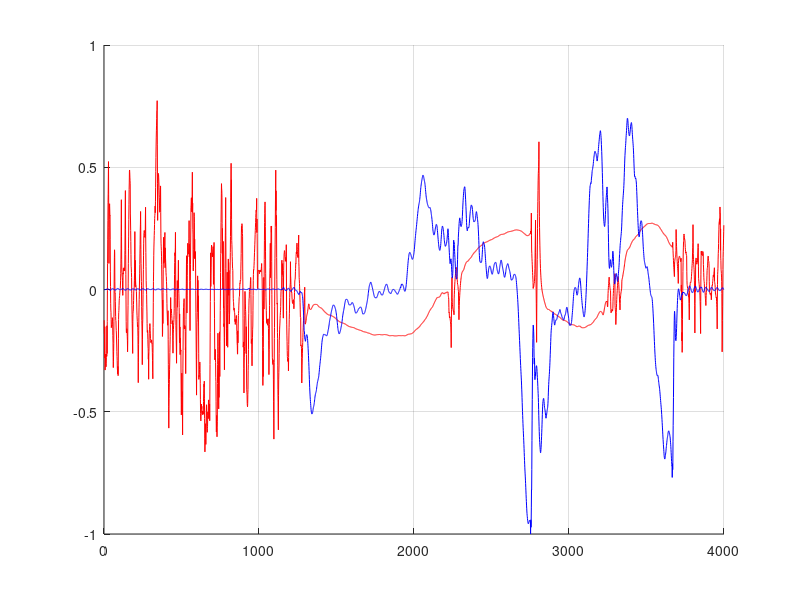

Recreate this plot in MATLAB.
%%
clear,clc,close all

Data = [-0.1257, -3;
-0.1784, -6;
-0.1838, -6;
-0.2803, -7;
-0.1518, -6;
-0.2496, -7;
-0.3295, -5;
-0.3120, -1;
-0.3003, 0;
-0.2762, 0;
-0.2641, 1;
-0.2944, 2;
-0.3162, 4;
-0.3023, 5;
-0.2781, 5;
-0.2658, 7;
-0.2641, 8;
-0.2734, 9;
-0.1482, 10;
-0.2620, 10;
-0.1312, 11;
-0.0030, 13;
0.1071, 15;
0.2061, 15;
0.2811, 15;
0.3556, 17;
0.3938, 16;
0.4601, 13;
0.5232, 11;
0.3898, 10;
0.2525, 7;
0.1067, 4;
0.2139, -1;
0.2853, -3;
0.3333, -8;
0.3508, -12;
0.3294, -15;
0.3030, -19;
0.3045, -21;
0.2060, -21;
0.0752, -21;
0.0125, -18;
-0.0561, -15;
-0.0840, -11;
-0.0930, -8;
-0.1227, -2;
-0.1561, 2;
-0.1554, 6;
-0.1466, 10;
-0.1492, 13;
-0.1426, 16;
-0.1312, 18;
-0.1252, 20;
-0.1152, 21;
-0.1197, 21;
-0.1414, 20;
-0.1887, 20;
-0.2151, 19;
-0.2789, 16;
-0.3194, 15;
-0.2939, 12;
-0.2546, 9;
-0.2210, 7;
-0.1316, 4;
-0.0150, 2;
0.0713, 0;
0.1314, -5;
0.1624, -7;
0.1494, -9;
0.0314, -11;
-0.0158, -13;
-0.0146, -14;
-0.0480, -16;
-0.0754, -13;
-0.1099, -10;
-0.1269, -8;
-0.1289, -7;
-0.1536, -3;
-0.1678, 0;
-0.1821, 2;
-0.2064, 6;
-0.2270, 9;
-0.2543, 12;
-0.2738, 18;
-0.2911, 21;
-0.3222, 22;
-0.3299, 25;
-0.3450, 27;
-0.3343, 25;
-0.3148, 25;
-0.3525, 23;
-0.3047, 23;
-0.2017, 20;
-0.1227, 16;
-0.0942, 10;
-0.0867, 7;
-0.0665, 2;
-0.0465, 0;
-0.0368, -2;
-0.0303, -2;
-0.0243, -3;
-0.0139, -5;
-0.0037, -6;
0.0009, -8;
0.0034, -8;
0.0183, -8;
0.0382, -7;
0.0662, -8;
0.1079, -6;
0.1663, -4;
0.2687, -2;
0.3672, 2;
0.2179, 3;
0.1218, 6;
0.0834, 10;
0.0687, 14;
0.0544, 16;
0.0500, 18;
0.0361, 18;
-0.0164, 21;
-0.0240, 23;
-0.0221, 24;
0.0683, 22;
0.0628, 20;
0.0865, 17;
0.0796, 15;
0.0832, 12;
0.0765, 6;
0.0892, 1;
0.0844, -2;
0.0801, -4;
0.0765, -8;
0.0765, -13;
0.1002, -15;
0.1600, -16;
0.2482, -18;
0.3408, -19;
0.4046, -20;
0.2466, -19;
0.1427, -16;
0.0605, -13;
-0.0426, -10;
-0.1299, -7;
-0.1735, -2;
-0.1771, 3;
-0.1705, 6;
-0.1603, 11;
-0.1613, 14;
-0.1741, 16;
-0.1926, 18;
-0.2088, 21;
-0.2549, 20;
-0.2187, 22;
-0.1126, 22;
-0.0665, 21;
0.0229, 19;
0.1068, 16;
0.1691, 14;
0.2184, 11;
0.2870, 8;
0.3465, 5;
0.4095, 0;
0.4358, -2;
0.4834, -4;
0.4888, -8;
0.4788, -10;
0.4594, -11;
0.4465, -13;
0.4321, -15;
0.3089, -14;
0.2842, -14;
0.2419, -15;
0.1968, -14;
0.1440, -12;
0.0954, -9;
0.0877, -5;
0.0694, -3;
0.0494, 0;
-0.0174, 3;
-0.0656, 8;
-0.1019, 11;
-0.1394, 15;
-0.1736, 15;
-0.2226, 18;
-0.2614, 18;
-0.1307, 19;
-0.0989, 20;
-0.0910, 21;
-0.0837, 19;
-0.0612, 18;
-0.0450, 15;
-0.0098, 13;
0.0023, 10;
0.0022, 7;
0.0128, 4;
0.0375, 1;
0.0691, -3;
0.1422, -6;
0.2369, -9;
0.1239, -10;
0.0106, -13;
0.1196, -12;
0.0604, -12;
0.0311, -11;
0.0198, -11;
0.0182, -8;
0.0085, -6;
0.0054, -2;
-0.0077, 0;
-0.0347, 3;
-0.0550, 6;
-0.0877, 9;
-0.1055, 12;
-0.1207, 16;
-0.1307, 18;
-0.1515, 19;
-0.1460, 20;
-0.1539, 21;
-0.1931, 21;
-0.2776, 21;
-0.3810, 19;
-0.2977, 17;
-0.2250, 15;
-0.1668, 12;
-0.1132, 9;
-0.0750, 5;
-0.0403, 2;
-0.0072, 0;
0.0349, -1;
0.0640, -4;
0.1021, -7;
0.1488, -8;
0.1839, -11;
0.2424, -11;
0.2662, -12;
0.3191, -13;
0.2565, -13;
0.1643, -13;
0.1065, -9;
0.0795, -7;
0.0325, -3;
0.0177, 0;
-0.0688, 4;
-0.1261, 9;
-0.1531, 13;
-0.1976, 15;
-0.3074, 17;
-0.2042, 19;
-0.1408, 21;
-0.1242, 21;
-0.0728, 22;
-0.0212, 21;
0.0305, 19;
0.0815, 18;
0.1378, 15;
0.1896, 12;
0.2194, 9;
0.2323, 7;
0.2395, 5;
0.2416, 2;
0.2350, 2;
0.2294, 0;
0.2152, -3;
0.2176, -6;
0.2124, -9;
0.2177, -12;
0.2888, -14;
0.3365, -15;
0.2174, -15;
0.1512, -15;
0.0944, -14;
0.0365, -11;
0.0094, -9;
0.0086, -5;
-0.0214, 0;
-0.0630, 5;
-0.0917, 8;
-0.1393, 12;
-0.1752, 14;
-0.1737, 17;
-0.1674, 21;
-0.1814, 22;
-0.2040, 22;
-0.2347, 21;
-0.2417, 19;
-0.2852, 17;
-0.2624, 14;
-0.3670, 12;
-0.2749, 8;
-0.2529, 5;
-0.2069, 3;
-0.1790, 2;
-0.1647, 0;
-0.1647, 0;
-0.1515, 0;
-0.1394, -1;
-0.1496, -2;
-0.1663, -2;
-0.1817, -2;
-0.2013, -3;
-0.2081, -4;
-0.2161, -2;
-0.2177, -2;
-0.2150, -2;
-0.2094, -2;
-0.2146, 0;
-0.2060, 1;
-0.2091, 5;
-0.2203, 8;
-0.2185, 10;
-0.2359, 13;
-0.2573, 15;
-0.2907, 16;
-0.3382, 19;
-0.3651, 21;
-0.2617, 22;
-0.1551, 22;
-0.0541, 21;
0.0327, 19;
0.0754, 16;
0.1402, 14;
0.1736, 11;
0.1981, 7;
0.2205, 5;
0.2410, 0;
0.2662, -3;
0.2907, -5;
0.3034, -7;
0.3121, -9;
0.3415, -10;
0.3142, -11;
0.3613, -12;
0.4165, -11;
0.4831, -10;
0.5397, -8;
0.5832, -6;
0.6200, -4;
0.6490, -1;
0.6724, 1;
0.6990, 4;
0.7316, 7;
0.7359, 9;
0.7723, 10;
0.5915, 12;
0.4343, 12;
0.2827, 14;
0.3523, 14;
0.4057, 16;
0.4440, 16;
0.4751, 17;
0.4723, 16;
0.4695, 15;
0.4565, 14;
0.4404, 14;
0.4180, 11;
0.3901, 10;
0.3753, 8;
0.3453, 6;
0.3210, 3;
0.3159, 0;
0.3200, -3;
0.3343, -5;
0.3508, -7;
0.4227, -10;
0.4235, -10;
0.3154, -7;
0.2273, -7;
0.1896, -3;
0.1744, -3;
0.1604, 0;
0.1362, 1;
0.1011, 5;
0.0515, 9;
-0.0055, 11;
-0.0397, 13;
-0.0818, 16;
-0.1921, 18;
-0.1767, 19;
-0.0426, 19;
-0.1391, 20;
-0.0129, 19;
0.0814, 18;
0.1465, 16;
0.2134, 16;
0.1078, 14;
0.1071, 13;
0.1144, 8;
0.1114, 7;
0.1138, 6;
0.1243, 4;
0.1772, 2;
0.2205, 1;
0.2333, 0;
0.0890, -1;
0.1704, 0;
0.1436, 0;
0.1271, -1;
0.1108, -3;
0.0927, -3;
0.0701, -2;
0.0576, -1;
0.0530, 1;
0.0321, 3;
0.0187, 6;
-0.0152, 7;
-0.0565, 5;
-0.0891, 7;
-0.1001, 9;
-0.1245, 12;
-0.1324, 13;
-0.1463, 14;
-0.1346, 14;
-0.0867, 15;
-0.2054, 13;
-0.3058, 13;
-0.3847, 12;
-0.4796, 10;
-0.5669, 5;
-0.4881, 2;
-0.4459, 0;
-0.4026, -2;
-0.3675, -4;
-0.3259, -3;
-0.2968, -4;
-0.2578, -6;
-0.2264, -6;
-0.1925, -6;
-0.1436, -9;
-0.1042, -9;
-0.0330, -9;
-0.0761, -8;
-0.0869, -6;
-0.0834, -5;
-0.0801, -2;
-0.0850, 0;
-0.0988, 2;
-0.1075, 4;
-0.1185, 6;
-0.1414, 9;
-0.1415, 10;
-0.1301, 13;
-0.1277, 14;
-0.1865, 14;
-0.2148, 15;
-0.2604, 14;
-0.2092, 14;
-0.1784, 13;
-0.1642, 15;
-0.1457, 14;
-0.1341, 11;
-0.1233, 7;
-0.1059, 4;
-0.0789, 3;
-0.0098, 2;
0.0605, -1;
0.1108, -5;
0.1504, -7;
0.1383, -10;
0.1431, -12;
0.1716, -12;
0.2339, -12;
0.1001, -9;
-0.0336, -6;
-0.1466, -2;
-0.1771, 1;
-0.2100, 4;
-0.2472, 8;
-0.3016, 11;
-0.2146, 11;
-0.1233, 12;
-0.0901, 12;
-0.0458, 12;
0.0365, 11;
-0.0725, 9;
-0.0039, 5;
-0.0035, 0;
-0.0033, -1;
0.0249, -2;
0.0676, -4;
0.1197, -5;
0.0041, -6;
0.0037, -6;
-0.0172, -4;
-0.0437, -1;
-0.0736, 0;
-0.1677, 0;
-0.2171, 1;
-0.0998, 1;
-0.2175, 0;
-0.1530, 0;
-0.2665, 0;
-0.1981, 0;
-0.2451, 1;
-0.2413, 2;
-0.2524, 3;
-0.2480, 4;
-0.3538, 3;
-0.4423, 4;
-0.5130, 3;
-0.4720, 5;
-0.4229, 7;
-0.3420, 8;
-0.4403, 11;
-0.4209, 11;
-0.4176, 11;
-0.5099, 9;
-0.5948, 9;
-0.4329, 11;
-0.3214, 10;
-0.2487, 8;
-0.1660, 5;
-0.1085, 0;
-0.0741, 0;
-0.0682, -2;
-0.0539, -4;
-0.0407, -6;
-0.0375, -5;
-0.1601, -5;
-0.1473, -4;
-0.1524, -3;
-0.1611, -3;
-0.1482, -2;
-0.1521, -1;
-0.1723, 0;
-0.2471, 2;
-0.2373, 2;
-0.3440, 2;
-0.2625, 2;
-0.1231, 2;
-0.0424, 1;
0.0238, 4;
0.1043, 5;
0.1382, 4;
0.0319, 4;
-0.0963, 5;
-0.0257, 6;
0.0573, 7;
0.1023, 6;
0.1374, 6;
0.1892, 5;
0.1873, 5;
0.1723, 4;
0.1585, 5;
0.1458, 5;
0.1455, 4;
0.1452, 2;
0.1666, 0;
0.2100, -1;
0.2817, 0;
0.1335, 0;
0.1857, -2;
0.1708, -2;
0.0315, -3;
-0.0632, -1;
-0.1680, 0;
-0.0433, 0;
0.0362, 0;
0.1034, 1;
0.1903, 2;
0.2554, 3;
0.3349, 5;
0.3452, 8;
0.3716, 8;
0.3753, 8;
0.3453, 9;
0.3177, 9;
0.3393, 9;
0.3344, 9;
0.4076, 8;
0.4798, 11;
0.3157, 12;
0.3533, 12;
0.2464, 12;
0.2267, 11;
0.0829, 9;
0.0763, 6;
0.0898, 5;
0.1258, 4;
0.1639, 0;
0.2137, 0;
0.3143, 1;
0.2991, 0;
0.2751, 0;
0.1275, -1;
0.2058, -1;
0.1265, 0;
0.1360, -1;
0.1395, 0;
0.1284, 0;
0.1552, 0;
0.0841, 1;
-0.0044, 1;
-0.0951, 1;
-0.1736, 1;
-0.2583, 2;
-0.3375, 3;
-0.4320, 5;
-0.2861, 5;
-0.1905, 5;
-0.1347, 5;
-0.1239, 6;
-0.0927, 4;
-0.0356, 3;
0.0558, 3;
-0.0743, 3;
0.0377, 1;
-0.0910, 0;
-0.0367, -1;
-0.0258, 0;
-0.1494, -2;
-0.2631, -2;
-0.3677, -3;
-0.3515, -2;
-0.3568, -1;
-0.3462, -1;
-0.3277, -1;
-0.3114, 0;
-0.2964, 0;
-0.3040, 1;
-0.3397, 3;
-0.3831, 3;
-0.4510, 3;
-0.5060, 5;
-0.5330, 5;
-0.5374, 6;
-0.5202, 6;
-0.5090, 7;
-0.4683, 8;
-0.4811, 8;
-0.4873, 7;
-0.4777, 6;
-0.5023, 5;
-0.5048, 5;
-0.5077, 4;
-0.4967, 3;
-0.5009, 1;
-0.5130, 1;
-0.5115, 0;
-0.4977, 1;
-0.5094, 0;
-0.4973, 0;
-0.4576, -2;
-0.4271, -2;
-0.3929, 0;
-0.3872, 0;
-0.3978, 0;
-0.3748, 1;
-0.4472, 2;
-0.5271, 2;
-0.6106, 3;
-0.6641, 3;
-0.6404, 3;
-0.6066, 4;
-0.5725, 5;
-0.5489, 6;
-0.5521, 7;
-0.6336, 8;
-0.5829, 8;
-0.5424, 8;
-0.4990, 8;
-0.4713, 8;
-0.4751, 7;
-0.5389, 5;
-0.5548, 3;
-0.5698, 4;
-0.5841, 3;
-0.5689, 3;
-0.5605, 2;
-0.5157, 1;
-0.5002, -1;
-0.5230, -2;
-0.5282, -1;
-0.4932, -1;
-0.4610, -1;
-0.4515, 0;
-0.4694, 1;
-0.4874, 1;
-0.5270, 1;
-0.4849, 1;
-0.5089, 2;
-0.4682, 1;
-0.5368, 0;
-0.4153, 2;
-0.3067, 2;
-0.1761, 2;
-0.0485, 2;
0.0666, 1;
0.1499, 2;
0.0122, 2;
0.0559, 2;
0.0885, 2;
0.1370, 3;
0.1714, 4;
0.1816, 5;
0.1671, 6;
0.1650, 5;
0.1572, 5;
0.1446, 5;
0.1330, 5;
0.1405, 5;
0.1489, 5;
0.1370, 3;
0.1666, 4;
0.1755, 1;
0.1615, 0;
0.0229, -1;
0.0211, -3;
0.0822, -2;
0.1581, 0;
0.1925, 0;
0.0514, 0;
-0.0497, 0;
-0.1199, 3;
-0.2271, 4;
-0.2876, 4;
-0.2759, 4;
-0.2538, 5;
-0.2449, 5;
-0.2768, 4;
-0.2993, 5;
-0.3611, 4;
-0.3769, 1;
-0.4592, 0;
-0.5481, 0;
-0.5829, 0;
-0.5495, 0;
-0.5149, 0;
-0.5623, 2;
-0.6024, 4;
-0.5630, 5;
-0.5403, 5;
-0.3846, 5;
-0.3068, 4;
-0.2626, 3;
-0.1788, 2;
-0.2327, 0;
-0.2769, 0;
-0.2918, 0;
-0.3941, -2;
-0.4883, -3;
-0.3431, 0;
-0.4414, 0;
-0.3590, -1;
-0.2968, 0;
-0.1732, 0;
-0.2627, 0;
-0.3560, 3;
-0.2132, 4;
-0.1739, 5;
-0.0858, 5;
-0.0305, 6;
0.0697, 7;
0.1466, 8;
0.1977, 10;
0.2741, 10;
0.3289, 7;
0.3937, 7;
0.4330, 3;
0.4109, 6;
0.4059, 4;
0.3779, 4;
0.2690, 5;
0.1476, 4;
0.2501, 7;
0.1331, 6;
0.0483, 8;
0.0012, 9;
0.0897, 11;
0.1968, 11;
0.0554, 13;
-0.0747, 12;
-0.0687, 12;
-0.1518, 11;
-0.1396, 8;
-0.1481, 6;
-0.2204, 3;
-0.3284, 1;
-0.1961, -2;
-0.0844, -6;
-0.0020, -8;
0.0849, -9;
0.1612, -7;
0.2314, -4;
0.2904, -4;
0.3762, 0;
0.2205, 3;
0.0848, 5;
-0.0006, 7;
-0.0871, 8;
-0.1587, 7;
-0.2302, 7;
-0.1921, 7;
-0.0768, 3;
-0.0167, 3;
0.0708, 3;
-0.0606, -1;
-0.1585, 1;
-0.2363, 0;
-0.1021, 1;
-0.0939, 2;
0.0235, 4;
0.1250, 5;
-0.0040, 6;
0.1106, 8;
-0.0239, 9;
0.0779, 9;
-0.0169, 9;
-0.1412, 9;
-0.1299, 6;
-0.1037, 3;
-0.0841, 0;
-0.0303, -2;
0.0607, -5;
0.1000, -6;
0.1516, -5;
0.2167, -6;
0.3044, -5;
0.3747, -5;
0.4358, -2;
0.5162, 0;
0.3565, 3;
0.4486, 5;
0.2871, 7;
0.2013, 9;
0.1852, 9;
0.1650, 9;
0.1350, 10;
0.1162, 10;
0.0921, 10;
0.0847, 10;
0.0779, 10;
0.0016, 7;
0.0015, 6;
-0.0357, 8;
-0.0498, 5;
-0.0546, 5;
-0.0708, 6;
-0.0848, 6;
-0.0830, 7;
-0.0764, 7;
-0.0925, 4;
-0.0940, 3;
-0.0958, 4;
-0.1126, 1;
-0.1315, -2;
-0.1210, -4;
-0.1429, -6;
-0.1315, -5;
-0.1256, -5;
-0.1307, -4;
-0.1202, -4;
-0.1159, -2;
-0.1089, -2;
-0.1061, 0;
-0.1189, 2;
-0.1376, 3;
-0.1723, 3;
-0.1890, 5;
-0.2209, 6;
-0.2290, 8;
-0.2621, 10;
-0.2645, 11;
-0.1691, 10;
-0.2184, 9;
-0.1852, 8;
-0.1410, 6;
-0.1064, 5;
-0.0979, 6;
-0.0856, 3;
-0.0637, 3;
-0.0506, 2;
-0.0328, 1;
-0.0302, 0;
-0.0278, 0;
-0.0011, 1;
0.0130, 0;
0.0270, 0;
0.0248, 2;
0.0372, 1;
0.0343, 1;
0.0362, 0;
0.0406, -1;
0.0876, 0;
0.1158, 1;
0.1475, 0;
0.2192, 0;
0.2583, 1;
0.2376, 2;
0.2619, 2;
0.2692, 1;
0.2642, 3;
0.2484, 5;
0.2285, 6;
0.2182, 6;
0.0751, 9;
0.0063, 10;
-0.1199, 13;
-0.2360, 11;
-0.2270, 12;
-0.2146, 11;
-0.2149, 10;
-0.3234, 9;
-0.4232, 8;
-0.3007, 7;
-0.2767, 5;
-0.2546, 5;
-0.2342, 4;
-0.1056, 3;
-0.0086, 3;
-0.0079, 2;
-0.0306, 2;
-0.0556, 0;
-0.0816, 0;
-0.0908, -1;
-0.1206, 0;
-0.1481, 0;
-0.2619, 0;
-0.1524, 0;
-0.2659, 0;
-0.3703, 0;
-0.4107, 0;
-0.4225, 0;
-0.4320, 2;
-0.4656, 4;
-0.4754, 7;
-0.4796, 3;
-0.4670, 9;
-0.4296, 6;
-0.4084, 13;
-0.3325, 12;
-0.3059, 18;
-0.2444, 17;
-0.1249, 22;
-0.0974, 20;
-0.0639, 24;
-0.0382, 22;
-0.0351, 24;
-0.0077, 22;
0.0012, 24;
0.0011, 21;
0.0010, 16;
0.0066, 10;
0.0061, 6;
0.0196, 4;
0.0376, 3;
0.0494, 0;
0.0455, -1;
-0.0210, 0;
-0.1017, 0;
-0.2193, 2;
-0.2213, 1;
-0.2036, 0;
-0.2031, 2;
-0.2710, 2;
-0.3122, 4;
-0.2614, 2;
-0.2148, 3;
-0.1976, 3;
-0.1622, 5;
-0.1492, 6;
-0.0848, 8;
-0.0241, 7;
0.0377, 9;
0.0616, 8;
0.0812, 8;
0.0789, 9;
0.0858, 8;
0.0992, 8;
0.1138, 6;
0.1326, 7;
0.1519, 4;
0.1659, 2;
0.1852, 1;
0.2019, 1;
0.2243, 3;
0.2404, 0;
0.2551, 1;
0.2733, 0;
0.2949, -3;
0.3101, -4;
0.3233, -6;
0.3249, -6;
0.3192, -3;
0.3290, -2;
0.3728, -1;
0.2331, 0;
0.2886, 0;
0.2284, 2;
0.1412, 4;
0.0042, 8;
0.0039, 10;
0.0036, 12;
0.0486, 15;
0.0722, 14;
0.0773, 14;
0.0775, 13;
0.0770, 13;
0.0775, 13;
0.0797, 13;
0.0755, 10;
0.0765, 7;
0.0704, 6;
0.0648, 3;
0.0695, 3;
0.0743, 3;
0.0726, 3;
0.0793, 0;
0.0730, 0;
0.0775, 1;
0.0766, 0;
0.0758, 3;
0.0728, 3;
0.0802, 2;
0.0788, 2;
0.0869, 1;
0.0943, 1;
0.1064, 0;
0.0783, 0;
0.0524, 2;
0.0482, 3;
-0.0027, 4;
-0.0714, 3;
-0.1914, 4;
-0.2956, 5;
-0.3923, 7;
-0.2503, 8;
-0.3559, 8;
-0.2375, 9;
-0.1284, 10;
-0.0447, 10;
0.0494, 9;
-0.0802, 10;
0.0313, 9;
0.1234, 8;
0.1992, 7;
0.2743, 6;
0.3105, 3;
0.3443, 0;
0.3583, -4;
0.3164, -7;
0.2587, -7;
0.1570, -10;
0.0642, -11;
0.0143, -12;
-0.0315, -11;
-0.0594, -7;
-0.0851, -3;
-0.1166, 1;
-0.1362, 4;
-0.1382, 7;
-0.1382, 8;
-0.1321, 10;
-0.1216, 13;
-0.1345, 14;
-0.1460, 14;
-0.1457, 16;
-0.1341, 14;
-0.1300, 13;
-0.1196, 12;
-0.1375, 12;
-0.1599, 10;
-0.2100, 7;
-0.2560, 6;
-0.3480, 5;
-0.3005, 4;
-0.2460, 5;
-0.1422, 4;
-0.0653, 2;
0.0123, 1;
0.0638, 1;
0.0903, 0;
0.1497, 0;
0.1892, -1;
0.0484, -1;
0.0732, -2;
0.1734, -4;
0.1853, -4;
0.2591, -4;
0.2541, -3;
0.2338, -1;
0.2598, 0;
0.1133, 1;
-0.0214, 3;
-0.1331, 6;
-0.2269, 9;
-0.2769, 12;
-0.2888, 14;
-0.3028, 16;
-0.3065, 17;
-0.3016, 18;
-0.2874, 17;
-0.2996, 15;
-0.3697, 13;
-0.4569, 12;
-0.5286, 10;
-0.6119, 8;
-0.4430, 6;
-0.2994, 3;
-0.2013, 3;
-0.1547, 1;
-0.0682, 0;
0.0550, -2;
0.1278, -1;
0.1857, -1;
0.2546, 0;
0.3466, 0;
0.4122, 0;
0.4883, 1;
0.3235, 1;
0.4037, 0;
0.2616, 0;
0.3035, 2;
0.2792, 3;
0.1312, 3;
0.0421, 5;
-0.0142, 4;
-0.0601, 5;
-0.0553, 7;
-0.1765, 9;
-0.1995, 10;
-0.3092, 10;
-0.4101, 13;
-0.4614, 13;
-0.5344, 14;
-0.5741, 14;
-0.4329, 16;
-0.3696, 15;
-0.3400, 11;
-0.3128, 11;
-0.2621, 5;
-0.2070, 4;
-0.1904, 0;
-0.1620, 0;
-0.1490, -2;
-0.1371, -4;
-0.1189, -6;
-0.1063, -7;
-0.0951, -6;
-0.0875, -3;
-0.0692, -2;
-0.0332, 0;
-0.0092, 1;
-0.0018, 3;
-0.0017, 3;
-0.0016, 3;
0.0047, 3;
0.1168, 6;
0.1200, -5;
0.0891, 2;
0.0609, 14;
0.1057, 18;
0.0866, 15;
0.0595, 3;
0.0499, 26;
-0.0209, 33;
-0.0681, 38;
-0.1172, 46;
0.0061, 40;
0.0769, 47;
0.1110, 40;
0.1211, 40;
0.1454, 29;
0.1507, 24;
0.1591, 18;
0.1566, 12;
0.1537, 0;
0.1439, -10;
0.1354, -10;
0.1301, -16;
0.1266, -18;
0.1165, -28;
0.1311, -25;
0.1305, -27;
0.1201, -26;
0.1138, -27;
0.1833, -25;
0.0430, -17;
-0.0861, -18;
-0.1446, -16;
-0.1865, -12;
-0.2124, -4;
-0.2494, 0;
-0.2744, 3;
-0.2833, 6;
-0.2928, 15;
-0.2944, 24;
-0.2931, 25;
-0.2871, 30;
-0.2811, 32;
-0.3328, 36;
-0.2779, 34;
-0.2252, 27;
-0.1862, 23;
-0.1560, 18;
-0.1235, 14;
-0.0993, 4;
-0.0632, -7;
-0.0324, -15;
-0.0076, -21;
0.0051, -27;
0.0195, -34;
0.0273, -43;
0.1137, -46;
0.0550, -43;
0.0456, -42;
0.0190, -43;
0.0105, -36;
-0.0039, -35;
-0.0036, -26;
-0.0125, -23;
-0.0115, -21;
-0.0175, -10;
-0.0346, -7;
-0.0414, 0;
-0.0510, 6;
-0.0549, 7;
-0.0572, 13;
-0.0526, 19;
-0.0484, 24;
-0.0445, 34;
-0.0452, 37;
-0.0416, 39;
-0.0417, 45;
-0.0655, 47;
-0.0788, 47;
-0.0725, 51;
-0.0444, 49;
-0.0408, 35;
-0.0118, 31;
0.0136, 19;
0.0348, 13;
0.0399, 4;
0.0412, -5;
0.0511, -7;
0.0728, -10;
0.0849, -12;
0.1071, -21;
0.1054, -23;
0.1341, -23;
0.1462, -23;
0.1532, -26;
0.1452, -31;
0.1610, -31;
0.1831, -32;
0.1897, -39;
0.1764, -46;
0.1637, -57;
0.1560, -69;
0.1455, -78;
0.1339, -85;
0.1410, -91;
0.1297, -93;
0.1510, -97;
0.1717, -103;
0.1982, -100;
0.2227, -123;
0.1096, -126;
0.0929, -116;
0.0499, -117;
0.0398, -112;
0.0246, -102;
0.0108, -87;
-0.0099, -74;
-0.0307, -65;
-0.0540, -50;
-0.0805, -44;
-0.1130, -59;
-0.1128, -62;
-0.1142, -63;
-0.2307, -76;
-0.2264, -78;
-0.2298, -77;
-0.2310, -75;
-0.2404, -72;
-0.2790, -74;
-0.3824, -76;
-0.3435, -86;
-0.3092, -104;
-0.2833, -127;
-0.2606, -149;
-0.2374, -175;
-0.2171, -213;
-0.1972, -267;
-0.1771, -339;
-0.1562, -415;
-0.1404, -486;
-0.1262, -560;
-0.1116, -647;
-0.0996, -728;
-0.0907, -876;
-0.0792, -1021;
-0.0536, -1030;
-0.0108, -1052;
-0.0068, -1116;
0.0094, -1178;
-0.0846, -1230;
-0.1259, -1237;
-0.1418, -1249;
-0.1411, -1283;
-0.1373, -1283;
-0.1369, -1256;
-0.1341, -1223;
-0.1295, -1186;
-0.1252, -1164;
-0.1196, -1145;
-0.1150, -1128;
-0.1109, -1124;
-0.1066, -1121;
-0.1037, -1119;
-0.1012, -1131;
-0.0995, -1148;
-0.0964, -1177;
-0.0929, -1218;
-0.0890, -1270;
-0.0840, -1332;
-0.0792, -1396;
-0.0732, -1468;
-0.0683, -1552;
-0.0652, -1635;
-0.0605, -1721;
-0.0598, -1811;
-0.0589, -1904;
-0.0630, -2008;
-0.0705, -2114;
-0.0758, -2226;
-0.0792, -2341;
-0.0795, -2436;
-0.0798, -2517;
-0.0805, -2591;
-0.0815, -2662;
-0.0813, -2724;
-0.0811, -2776;
-0.0810, -2826;
-0.0816, -2877;
-0.0814, -2932;
-0.0809, -2980;
-0.0798, -3016;
-0.0786, -3042;
-0.0772, -3062;
-0.0758, -3079;
-0.0742, -3083;
-0.0729, -3084;
-0.0718, -3080;
-0.0708, -3074;
-0.0697, -3062;
-0.0687, -3046;
-0.0674, -3025;
-0.0658, -3000;
-0.0645, -2971;
-0.0638, -2943;
-0.0634, -2923;
-0.0630, -2907;
-0.0626, -2895;
-0.0625, -2877;
-0.0622, -2855;
-0.0620, -2831;
-0.0617, -2802;
-0.0612, -2766;
-0.0609, -2732;
-0.0609, -2701;
-0.0608, -2668;
-0.0606, -2640;
-0.0604, -2614;
-0.0607, -2596;
-0.0607, -2580;
-0.0610, -2566;
-0.0611, -2552;
-0.0611, -2540;
-0.0612, -2525;
-0.0612, -2501;
-0.0611, -2476;
-0.0612, -2443;
-0.0614, -2409;
-0.0616, -2384;
-0.0619, -2357;
-0.0624, -2329;
-0.0629, -2297;
-0.0636, -2285;
-0.0645, -2272;
-0.0653, -2254;
-0.0661, -2238;
-0.0671, -2217;
-0.0681, -2201;
-0.0691, -2188;
-0.0698, -2165;
-0.0704, -2135;
-0.0709, -2097;
-0.0712, -2061;
-0.0716, -2024;
-0.0719, -1977;
-0.0723, -1929;
-0.0728, -1891;
-0.0732, -1858;
-0.0736, -1826;
-0.0739, -1789;
-0.0742, -1752;
-0.0745, -1718;
-0.0748, -1679;
-0.0751, -1638;
-0.0753, -1594;
-0.0757, -1547;
-0.0761, -1496;
-0.0766, -1447;
-0.0770, -1397;
-0.0776, -1353;
-0.0782, -1312;
-0.0790, -1275;
-0.0797, -1248;
-0.0804, -1226;
-0.0811, -1205;
-0.0819, -1184;
-0.0826, -1168;
-0.0834, -1157;
-0.0841, -1140;
-0.0848, -1125;
-0.0855, -1114;
-0.0863, -1111;
-0.0870, -1111;
-0.0877, -1110;
-0.0885, -1113;
-0.0892, -1116;
-0.0900, -1119;
-0.0907, -1121;
-0.0913, -1120;
-0.0919, -1120;
-0.0924, -1120;
-0.0929, -1119;
-0.0935, -1120;
-0.0941, -1123;
-0.0947, -1125;
-0.0953, -1133;
-0.0959, -1138;
-0.0965, -1141;
-0.0970, -1144;
-0.0975, -1146;
-0.0981, -1149;
-0.0987, -1149;
-0.0993, -1144;
-0.0998, -1137;
-0.1004, -1126;
-0.1009, -1110;
-0.1014, -1093;
-0.1019, -1074;
-0.1024, -1055;
-0.1027, -1037;
-0.1030, -1013;
-0.1034, -994;
-0.1037, -978;
-0.1040, -958;
-0.1042, -934;
-0.1043, -907;
-0.1044, -878;
-0.1044, -849;
-0.1044, -816;
-0.1045, -790;
-0.1047, -770;
-0.1048, -752;
-0.1049, -734;
-0.1051, -714;
-0.1053, -691;
-0.1055, -673;
-0.1057, -653;
-0.1059, -631;
-0.1060, -609;
-0.1063, -588;
-0.1065, -567;
-0.1069, -549;
-0.1073, -532;
-0.1078, -514;
-0.1082, -499;
-0.1086, -483;
-0.1091, -466;
-0.1094, -449;
-0.1097, -435;
-0.1099, -419;
-0.1101, -406;
-0.1102, -397;
-0.1105, -390;
-0.1108, -384;
-0.1111, -384;
-0.1115, -382;
-0.1119, -383;
-0.1124, -388;
-0.1129, -392;
-0.1132, -395;
-0.1137, -401;
-0.1142, -408;
-0.1148, -420;
-0.1154, -432;
-0.1159, -444;
-0.1164, -456;
-0.1169, -465;
-0.1174, -477;
-0.1180, -492;
-0.1186, -509;
-0.1193, -531;
-0.1199, -553;
-0.1205, -578;
-0.1211, -607;
-0.1217, -638;
-0.1223, -675;
-0.1229, -711;
-0.1235, -745;
-0.1240, -782;
-0.1245, -819;
-0.1249, -855;
-0.1255, -889;
-0.1261, -928;
-0.1268, -966;
-0.1273, -994;
-0.1277, -1017;
-0.1282, -1038;
-0.1287, -1055;
-0.1292, -1072;
-0.1296, -1083;
-0.1300, -1093;
-0.1304, -1099;
-0.1308, -1097;
-0.1312, -1091;
-0.1318, -1086;
-0.1323, -1076;
-0.1327, -1062;
-0.1331, -1046;
-0.1335, -1037;
-0.1339, -1025;
-0.1343, -1011;
-0.1344, -992;
-0.1346, -968;
-0.1347, -945;
-0.1349, -928;
-0.1350, -908;
-0.1352, -893;
-0.1353, -870;
-0.1355, -840;
-0.1356, -814;
-0.1359, -786;
-0.1362, -756;
-0.1364, -723;
-0.1367, -686;
-0.1371, -655;
-0.1374, -631;
-0.1377, -606;
-0.1380, -582;
-0.1381, -558;
-0.1383, -538;
-0.1385, -523;
-0.1386, -506;
-0.1388, -485;
-0.1390, -458;
-0.1393, -433;
-0.1395, -412;
-0.1398, -389;
-0.1401, -364;
-0.1405, -340;
-0.1408, -321;
-0.1411, -301;
-0.1415, -283;
-0.1420, -268;
-0.1425, -257;
-0.1429, -247;
-0.1434, -245;
-0.1439, -243;
-0.1444, -243;
-0.1448, -243;
-0.1453, -245;
-0.1457, -245;
-0.1460, -246;
-0.1462, -246;
-0.1465, -250;
-0.1468, -255;
-0.1472, -263;
-0.1476, -271;
-0.1481, -282;
-0.1486, -300;
-0.1492, -313;
-0.1496, -326;
-0.1501, -339;
-0.1506, -350;
-0.1509, -364;
-0.1512, -375;
-0.1515, -379;
-0.1516, -380;
-0.1517, -383;
-0.1519, -385;
-0.1521, -386;
-0.1523, -386;
-0.1525, -384;
-0.1526, -380;
-0.1527, -376;
-0.1529, -376;
-0.1532, -378;
-0.1534, -376;
-0.1535, -372;
-0.1537, -366;
-0.1538, -363;
-0.1539, -352;
-0.1540, -339;
-0.1542, -334;
-0.1544, -329;
-0.1545, -325;
-0.1548, -323;
-0.1549, -324;
-0.1551, -327;
-0.1551, -330;
-0.1552, -335;
-0.1554, -345;
-0.1555, -355;
-0.1556, -364;
-0.1557, -374;
-0.1558, -386;
-0.1559, -397;
-0.1561, -408;
-0.1564, -421;
-0.1567, -439;
-0.1570, -455;
-0.1572, -469;
-0.1576, -487;
-0.1580, -508;
-0.1585, -530;
-0.1589, -548;
-0.1593, -560;
-0.1597, -569;
-0.1601, -580;
-0.1604, -585;
-0.1607, -587;
-0.1610, -587;
-0.1612, -584;
-0.1614, -583;
-0.1617, -580;
-0.1619, -572;
-0.1621, -569;
-0.1624, -562;
-0.1626, -558;
-0.1628, -554;
-0.1630, -545;
-0.1632, -535;
-0.1634, -529;
-0.1636, -519;
-0.1638, -508;
-0.1640, -499;
-0.1642, -490;
-0.1644, -482;
-0.1647, -473;
-0.1650, -472;
-0.1653, -469;
-0.1656, -465;
-0.1658, -465;
-0.1660, -459;
-0.1661, -451;
-0.1662, -448;
-0.1664, -441;
-0.1666, -438;
-0.1668, -436;
-0.1670, -432;
-0.1671, -432;
-0.1672, -433;
-0.1674, -437;
-0.1675, -443;
-0.1677, -448;
-0.1678, -456;
-0.1681, -468;
-0.1684, -480;
-0.1688, -497;
-0.1693, -514;
-0.1697, -532;
-0.1701, -552;
-0.1706, -569;
-0.1710, -585;
-0.1714, -601;
-0.1716, -605;
-0.1718, -606;
-0.1720, -607;
-0.1722, -608;
-0.1724, -607;
-0.1726, -607;
-0.1728, -606;
-0.1730, -604;
-0.1732, -599;
-0.1733, -593;
-0.1734, -585;
-0.1735, -578;
-0.1736, -573;
-0.1737, -563;
-0.1737, -549;
-0.1738, -533;
-0.1739, -518;
-0.1741, -501;
-0.1742, -488;
-0.1743, -472;
-0.1744, -455;
-0.1746, -435;
-0.1748, -414;
-0.1751, -395;
-0.1754, -376;
-0.1758, -358;
-0.1761, -340;
-0.1764, -319;
-0.1767, -297;
-0.1770, -272;
-0.1773, -248;
-0.1775, -225;
-0.1776, -198;
-0.1778, -167;
-0.1779, -134;
-0.1780, -100;
-0.1782, -65;
-0.1783, -36;
-0.1784, -6;
-0.1786, 22;
-0.1787, 51;
-0.1789, 75;
-0.1791, 92;
-0.1793, 106;
-0.1796, 119;
-0.1799, 129;
-0.1802, 139;
-0.1805, 152;
-0.1809, 163;
-0.1812, 171;
-0.1814, 178;
-0.1816, 184;
-0.1820, 178;
-0.1823, 166;
-0.1825, 157;
-0.1828, 145;
-0.1831, 132;
-0.1833, 116;
-0.1836, 97;
-0.1838, 82;
-0.1841, 66;
-0.1843, 50;
-0.1845, 36;
-0.1847, 16;
-0.1849, -2;
-0.1851, -18;
-0.1853, -36;
-0.1856, -53;
-0.1858, -72;
-0.1859, -91;
-0.1860, -109;
-0.1861, -127;
-0.1862, -143;
-0.1863, -157;
-0.1864, -173;
-0.1865, -182;
-0.1865, -190;
-0.1865, -196;
-0.1865, -200;
-0.1863, -202;
-0.1861, -201;
-0.1860, -201;
-0.1859, -203;
-0.1858, -204;
-0.1857, -209;
-0.1856, -209;
-0.1854, -205;
-0.1852, -205;
-0.1851, -201;
-0.1850, -199;
-0.1849, -193;
-0.1847, -183;
-0.1846, -178;
-0.1846, -168;
-0.1846, -157;
-0.1846, -149;
-0.1846, -135;
-0.1845, -120;
-0.1845, -105;
-0.1844, -94;
-0.1844, -84;
-0.1844, -76;
-0.1844, -67;
-0.1844, -62;
-0.1844, -53;
-0.1842, -46;
-0.1842, -43;
-0.1841, -44;
-0.1841, -48;
-0.1841, -52;
-0.1842, -53;
-0.1843, -58;
-0.1844, -65;
-0.1846, -75;
-0.1847, -84;
-0.1848, -95;
-0.1850, -103;
-0.1850, -111;
-0.1851, -118;
-0.1852, -123;
-0.1853, -131;
-0.1854, -137;
-0.1854, -139;
-0.1854, -141;
-0.1853, -139;
-0.1853, -138;
-0.1852, -136;
-0.1852, -133;
-0.1852, -129;
-0.1851, -123;
-0.1851, -111;
-0.1850, -102;
-0.1849, -89;
-0.1847, -73;
-0.1847, -60;
-0.1846, -48;
-0.1845, -38;
-0.1844, -25;
-0.1843, -8;
-0.1843, 7;
-0.1843, 19;
-0.1842, 33;
-0.1842, 48;
-0.1842, 62;
-0.1843, 75;
-0.1845, 85;
-0.1846, 93;
-0.1848, 104;
-0.1849, 111;
-0.1849, 121;
-0.1850, 128;
-0.1851, 130;
-0.1851, 132;
-0.1851, 133;
-0.1852, 130;
-0.1853, 124;
-0.1854, 117;
-0.1856, 106;
-0.1858, 95;
-0.1860, 79;
-0.1863, 64;
-0.1867, 47;
-0.1870, 29;
-0.1872, 9;
-0.1875, -7;
-0.1878, -23;
-0.1881, -35;
-0.1883, -49;
-0.1885, -57;
-0.1887, -65;
-0.1889, -71;
-0.1891, -74;
-0.1891, -78;
-0.1892, -85;
-0.1893, -87;
-0.1893, -89;
-0.1893, -90;
-0.1892, -89;
-0.1891, -94;
-0.1891, -101;
-0.1891, -102;
-0.1890, -101;
-0.1888, -95;
-0.1887, -87;
-0.1887, -78;
-0.1886, -68;
-0.1886, -58;
-0.1885, -47;
-0.1885, -36;
-0.1885, -28;
-0.1885, -20;
-0.1885, -15;
-0.1885, -11;
-0.1886, -5;
-0.1887, -1;
-0.1888, 0;
-0.1888, 5;
-0.1889, 4;
-0.1890, 3;
-0.1891, -1;
-0.1893, -2;
-0.1894, -2;
-0.1895, -8;
-0.1896, -11;
-0.1897, -15;
-0.1897, -21;
-0.1898, -22;
-0.1899, -30;
-0.1900, -38;
-0.1900, -43;
-0.1900, -52;
-0.1900, -55;
-0.1900, -58;
-0.1900, -64;
-0.1900, -69;
-0.1899, -73;
-0.1899, -82;
-0.1898, -90;
-0.1898, -98;
-0.1897, -103;
-0.1896, -112;
-0.1895, -117;
-0.1893, -116;
-0.1892, -118;
-0.1892, -117;
-0.1891, -113;
-0.1889, -108;
-0.1889, -99;
-0.1888, -91;
-0.1887, -84;
-0.1886, -72;
-0.1885, -63;
-0.1886, -56;
-0.1886, -46;
-0.1886, -36;
-0.1887, -25;
-0.1887, -15;
-0.1887, -11;
-0.1887, -1;
-0.1887, 11;
-0.1886, 29;
-0.1887, 33;
-0.1886, 55;
-0.1888, 62;
-0.1890, 42;
-0.1893, 63;
-0.1891, 93;
-0.1892, 91;
-0.1895, 119;
-0.1892, 127;
-0.1892, 115;
-0.1891, 125;
-0.1888, 137;
-0.1887, 137;
-0.1887, 131;
-0.1886, 119;
-0.1886, 115;
-0.1885, 117;
-0.1885, 113;
-0.1885, 105;
-0.1885, 95;
-0.1886, 82;
-0.1887, 71;
-0.1888, 55;
-0.1889, 37;
-0.1890, 17;
-0.1891, 0;
-0.1892, -13;
-0.1894, -25;
-0.1895, -35;
-0.1895, -44;
-0.1894, -45;
-0.1893, -42;
-0.1892, -37;
-0.1890, -29;
-0.1889, -12;
-0.1886, 9;
-0.1883, 33;
-0.1880, 59;
-0.1877, 90;
-0.1874, 124;
-0.1871, 164;
-0.1868, 206;
-0.1865, 253;
-0.1861, 300;
-0.1857, 350;
-0.1853, 399;
-0.1849, 446;
-0.1845, 498;
-0.1841, 548;
-0.1837, 597;
-0.1835, 642;
-0.1832, 686;
-0.1830, 725;
-0.1829, 758;
-0.1829, 792;
-0.1828, 822;
-0.1827, 851;
-0.1826, 875;
-0.1825, 893;
-0.1824, 904;
-0.1823, 914;
-0.1822, 920;
-0.1822, 919;
-0.1822, 913;
-0.1822, 904;
-0.1821, 898;
-0.1819, 893;
-0.1818, 883;
-0.1817, 873;
-0.1815, 862;
-0.1813, 848;
-0.1811, 834;
-0.1809, 817;
-0.1806, 803;
-0.1803, 789;
-0.1800, 772;
-0.1796, 761;
-0.1793, 755;
-0.1789, 749;
-0.1785, 747;
-0.1780, 752;
-0.1775, 761;
-0.1771, 771;
-0.1766, 782;
-0.1760, 796;
-0.1754, 819;
-0.1748, 842;
-0.1743, 862;
-0.1737, 887;
-0.1731, 915;
-0.1724, 950;
-0.1716, 989;
-0.1709, 1031;
-0.1702, 1076;
-0.1693, 1127;
-0.1684, 1175;
-0.1677, 1220;
-0.1670, 1266;
-0.1664, 1307;
-0.1659, 1343;
-0.1653, 1385;
-0.1647, 1426;
-0.1642, 1463;
-0.1637, 1497;
-0.1632, 1531;
-0.1627, 1570;
-0.1622, 1608;
-0.1617, 1648;
-0.1612, 1690;
-0.1608, 1729;
-0.1603, 1767;
-0.1598, 1809;
-0.1592, 1847;
-0.1586, 1885;
-0.1581, 1921;
-0.1575, 1955;
-0.1570, 1987;
-0.1564, 2019;
-0.1558, 2048;
-0.1553, 2074;
-0.1547, 2096;
-0.1541, 2117;
-0.1536, 2136;
-0.1531, 2156;
-0.1524, 2177;
-0.1516, 2201;
-0.1507, 2236;
-0.1499, 2269;
-0.1491, 2306;
-0.1481, 2349;
-0.1471, 2399;
-0.1462, 2447;
-0.1454, 2489;
-0.1446, 2525;
-0.1437, 2559;
-0.1428, 2593;
-0.1420, 2620;
-0.1412, 2647;
-0.1405, 2671;
-0.1398, 2695;
-0.1391, 2721;
-0.1384, 2740;
-0.1378, 2759;
-0.1370, 2782;
-0.1362, 2804;
-0.1355, 2822;
-0.1348, 2832;
-0.1341, 2833;
-0.1334, 2829;
-0.1326, 2824;
-0.1318, 2816;
-0.1310, 2801;
-0.1303, 2779;
-0.1297, 2755;
-0.1288, 2734;
-0.1280, 2712;
-0.1270, 2695;
-0.1259, 2680;
-0.1249, 2661;
-0.1239, 2637;
-0.1229, 2607;
-0.1221, 2570;
-0.1214, 2529;
-0.1207, 2481;
-0.1198, 2435;
-0.1188, 2398;
-0.1178, 2360;
-0.1169, 2321;
-0.1159, 2288;
-0.1147, 2262;
-0.1134, 2238;
-0.1122, 2221;
-0.1110, 2199;
-0.1099, 2173;
-0.1089, 2152;
-0.1078, 2132;
-0.1066, 2111;
-0.1052, 2101;
-0.1037, 2093;
-0.1024, 2083;
-0.1010, 2069;
-0.0996, 2057;
-0.0981, 2049;
-0.0968, 2040;
-0.0953, 2036;
-0.0939, 2031;
-0.0926, 2026;
-0.0913, 2022;
-0.0899, 2022;
-0.0886, 2025;
-0.0874, 2026;
-0.0863, 2032;
-0.0852, 2033;
-0.0842, 2030;
-0.0833, 2017;
-0.0822, 2002;
-0.0812, 1985;
-0.0802, 1969;
-0.0793, 1944;
-0.0785, 1917;
-0.0778, 1885;
-0.0770, 1857;
-0.0760, 1833;
-0.0753, 1804;
-0.0746, 1773;
-0.0738, 1735;
-0.0730, 1696;
-0.0720, 1658;
-0.0710, 1615;
-0.0701, 1568;
-0.0691, 1521;
-0.0678, 1476;
-0.0663, 1443;
-0.0646, 1418;
-0.0630, 1394;
-0.0616, 1377;
-0.0602, 1362;
-0.0589, 1353;
-0.0576, 1353;
-0.0563, 1356;
-0.0550, 1361;
-0.0536, 1375;
-0.0519, 1399;
-0.0505, 1423;
-0.0493, 1444;
-0.0482, 1468;
-0.0468, 1496;
-0.0454, 1524;
-0.0443, 1545;
-0.0430, 1562;
-0.0417, 1581;
-0.0406, 1596;
-0.0395, 1608;
-0.0382, 1614;
-0.0370, 1612;
-0.0361, 1608;
-0.0350, 1596;
-0.0341, 1577;
-0.0335, 1548;
-0.0329, 1506;
-0.0328, 1463;
-0.0325, 1422;
-0.0324, 1378;
-0.0323, 1329;
-0.0320, 1278;
-0.0314, 1237;
-0.0314, 1193;
-0.0316, 1148;
-0.0315, 1110;
-0.0314, 1080;
-0.0315, 1055;
-0.0316, 1024;
-0.0314, 998;
-0.0308, 989;
-0.0302, 982;
-0.0297, 973;
-0.0289, 969;
-0.0281, 978;
-0.0268, 995;
-0.0257, 1023;
-0.0246, 1050;
-0.0232, 1087;
-0.0218, 1139;
-0.0203, 1191;
-0.0188, 1246;
-0.0175, 1303;
-0.0164, 1363;
-0.0157, 1423;
-0.0151, 1473;
-0.0147, 1511;
-0.0137, 1529;
-0.0130, 1556;
-0.0129, 1572;
-0.0137, 1572;
-0.0140, 1556;
-0.0138, 1545;
-0.0136, 1539;
-0.0144, 1517;
-0.0154, 1482;
-0.0165, 1441;
-0.0169, 1410;
-0.0168, 1378;
-0.0173, 1341;
-0.0178, 1293;
-0.0177, 1242;
-0.0169, 1208;
-0.0165, 1179;
-0.0161, 1150;
-0.0156, 1122;
-0.0147, 1102;
-0.0137, 1080;
-0.0131, 1070;
-0.0135, 1074;
-0.0138, 1081;
-0.0137, 1089;
-0.0136, 1093;
-0.0136, 1107;
-0.0137, 1123;
-0.0127, 1135;
-0.0119, 1150;
-0.0113, 1175;
-0.0109, 1198;
-0.0104, 1234;
-0.0097, 1276;
-0.0097, 1329;
-0.0098, 1368;
-0.0100, 1382;
-0.0096, 1485;
-0.0103, 1506;
-0.0158, 1489;
-0.0247, 1417;
-0.0293, 1342;
-0.0332, 1290;
-0.0396, 1220;
-0.0735, 1126;
-0.0949, 1050;
-0.0925, 979;
-0.1047, 910;
-0.1159, 844;
-0.1151, 780;
-0.1122, 727;
-0.1111, 691;
-0.1200, 641;
-0.1254, 672;
-0.1303, 734;
-0.1368, 736;
-0.1444, 730;
-0.1570, 761;
-0.1787, 750;
-0.2376, 711;
-0.1338, 663;
-0.0829, 575;
-0.0500, 487;
-0.0013, 421;
0.0497, 360;
-0.0317, 309;
-0.0521, 283;
-0.0625, 299;
-0.0706, 343;
-0.0751, 400;
-0.0791, 493;
-0.0825, 643;
-0.0851, 803;
-0.0896, 950;
-0.0892, 1122;
-0.0881, 1222;
-0.0875, 1188;
-0.1034, 1140;
-0.0384, 1160;
-0.0218, 1112;
-0.0053, 1019;
0.0104, 938;
0.0220, 863;
0.0331, 797;
0.0418, 718;
0.0502, 633;
0.0582, 562;
0.0656, 499;
0.0724, 436;
0.0777, 380;
0.0816, 333;
0.0845, 293;
0.0871, 267;
0.0899, 258;
0.0886, 258;
0.0845, 273;
0.0651, 315;
0.0521, 384;
0.0403, 484;
0.0292, 609;
0.0214, 741;
0.0190, 935;
0.0171, 1093;
0.0125, 1090;
-0.0006, 1154;
-0.0027, 1296;
-0.0089, 1378;
-0.0660, 1431;
-0.0821, 1497;
-0.1236, 1568;
-0.0842, 1634;
-0.0642, 1682;
-0.0478, 1720;
-0.0350, 1759;
-0.0239, 1776;
-0.0120, 1763;
-0.0020, 1738;
0.0077, 1705;
0.0159, 1669;
0.0235, 1632;
0.0306, 1599;
0.0368, 1575;
0.0427, 1561;
0.0481, 1561;
0.0530, 1570;
0.0576, 1583;
0.0623, 1599;
0.0655, 1617;
0.0680, 1643;
0.0698, 1687;
0.0709, 1744;
0.0727, 1816;
0.0738, 1897;
0.0742, 1984;
0.0751, 2070;
0.0759, 2148;
0.0768, 2215;
0.0779, 2279;
0.0790, 2337;
0.0802, 2389;
0.0817, 2431;
0.0833, 2466;
0.0851, 2495;
0.0877, 2513;
0.0903, 2534;
0.0923, 2545;
0.0948, 2548;
0.0967, 2542;
0.0987, 2498;
0.1007, 2437;
0.1023, 2368;
0.1038, 2293;
0.1055, 2225;
0.1068, 2147;
0.1083, 2058;
0.1095, 1968;
0.1106, 1870;
0.1117, 1763;
0.1127, 1657;
0.1134, 1581;
0.1140, 1529;
0.1141, 1490;
0.1141, 1463;
0.1144, 1456;
0.1147, 1482;
0.1150, 1507;
0.1155, 1526;
0.1162, 1539;
0.1169, 1543;
0.1178, 1536;
0.1185, 1527;
0.1194, 1524;
0.1200, 1534;
0.1208, 1543;
0.1216, 1559;
0.1224, 1589;
0.1233, 1643;
0.1242, 1698;
0.1249, 1748;
0.1257, 1798;
0.1263, 1847;
0.1269, 1892;
0.1274, 1933;
0.1281, 1962;
0.1288, 1988;
0.1295, 2016;
0.1305, 2047;
0.1313, 2077;
0.1322, 2092;
0.1331, 2094;
0.1341, 2089;
0.1351, 2078;
0.1363, 2074;
0.1375, 2069;
0.1385, 2045;
0.1397, 2020;
0.1408, 1983;
0.1418, 1943;
0.1427, 1898;
0.1435, 1844;
0.1443, 1796;
0.1452, 1763;
0.1461, 1734;
0.1471, 1711;
0.1480, 1691;
0.1488, 1679;
0.1495, 1676;
0.1501, 1684;
0.1509, 1691;
0.1517, 1699;
0.1525, 1698;
0.1531, 1694;
0.1536, 1696;
0.1543, 1703;
0.1549, 1717;
0.1554, 1735;
0.1560, 1757;
0.1567, 1793;
0.1576, 1841;
0.1585, 1881;
0.1593, 1912;
0.1600, 1929;
0.1608, 1930;
0.1615, 1916;
0.1623, 1888;
0.1631, 1864;
0.1639, 1840;
0.1648, 1808;
0.1655, 1765;
0.1663, 1729;
0.1671, 1701;
0.1679, 1663;
0.1687, 1611;
0.1694, 1549;
0.1701, 1478;
0.1708, 1400;
0.1714, 1312;
0.1720, 1213;
0.1726, 1113;
0.1731, 1010;
0.1736, 914;
0.1741, 840;
0.1745, 782;
0.1749, 734;
0.1754, 702;
0.1759, 684;
0.1765, 677;
0.1771, 678;
0.1776, 681;
0.1781, 678;
0.1786, 671;
0.1790, 666;
0.1794, 670;
0.1797, 680;
0.1800, 682;
0.1804, 688;
0.1808, 711;
0.1814, 747;
0.1821, 797;
0.1829, 861;
0.1837, 928;
0.1846, 994;
0.1854, 1059;
0.1862, 1112;
0.1869, 1148;
0.1875, 1172;
0.1880, 1184;
0.1884, 1176;
0.1888, 1159;
0.1893, 1144;
0.1898, 1138;
0.1902, 1133;
0.1906, 1122;
0.1909, 1103;
0.1912, 1079;
0.1916, 1041;
0.1918, 996;
0.1920, 944;
0.1923, 889;
0.1925, 829;
0.1927, 774;
0.1929, 721;
0.1933, 669;
0.1936, 618;
0.1939, 563;
0.1942, 512;
0.1945, 461;
0.1947, 411;
0.1948, 367;
0.1949, 330;
0.1951, 300;
0.1953, 279;
0.1956, 272;
0.1959, 278;
0.1963, 291;
0.1967, 317;
0.1972, 355;
0.1977, 396;
0.1981, 433;
0.1984, 463;
0.1987, 488;
0.1990, 512;
0.1993, 531;
0.1996, 547;
0.1999, 563;
0.2002, 573;
0.2006, 581;
0.2011, 584;
0.2015, 584;
0.2018, 582;
0.2021, 572;
0.2024, 563;
0.2026, 556;
0.2028, 546;
0.2031, 530;
0.2032, 508;
0.2033, 481;
0.2036, 456;
0.2038, 434;
0.2040, 416;
0.2042, 404;
0.2044, 392;
0.2046, 383;
0.2049, 377;
0.2053, 380;
0.2057, 387;
0.2062, 400;
0.2066, 415;
0.2070, 440;
0.2074, 466;
0.2079, 484;
0.2083, 504;
0.2088, 524;
0.2092, 546;
0.2096, 571;
0.2101, 592;
0.2106, 611;
0.2109, 625;
0.2111, 638;
0.2113, 649;
0.2115, 654;
0.2118, 655;
0.2121, 659;
0.2125, 668;
0.2129, 673;
0.2133, 674;
0.2137, 674;
0.2140, 671;
0.2142, 663;
0.2144, 646;
0.2146, 622;
0.2147, 601;
0.2149, 578;
0.2151, 554;
0.2153, 526;
0.2157, 499;
0.2159, 478;
0.2161, 462;
0.2163, 450;
0.2165, 436;
0.2168, 420;
0.2172, 406;
0.2176, 401;
0.2179, 394;
0.2184, 384;
0.2189, 387;
0.2194, 397;
0.2199, 411;
0.2203, 433;
0.2208, 462;
0.2213, 491;
0.2218, 518;
0.2222, 546;
0.2226, 574;
0.2230, 601;
0.2234, 623;
0.2237, 645;
0.2240, 671;
0.2243, 695;
0.2245, 713;
0.2247, 724;
0.2249, 728;
0.2251, 725;
0.2253, 715;
0.2254, 697;
0.2256, 678;
0.2256, 654;
0.2256, 627;
0.2256, 600;
0.2256, 576;
0.2256, 557;
0.2257, 538;
0.2258, 517;
0.2258, 496;
0.2260, 474;
0.2262, 457;
0.2264, 437;
0.2266, 412;
0.2267, 388;
0.2269, 366;
0.2270, 341;
0.2272, 320;
0.2275, 308;
0.2278, 303;
0.2281, 303;
0.2284, 309;
0.2287, 323;
0.2291, 343;
0.2295, 363;
0.2299, 384;
0.2303, 409;
0.2307, 442;
0.2311, 474;
0.2315, 501;
0.2319, 526;
0.2324, 549;
0.2328, 568;
0.2331, 581;
0.2334, 591;
0.2337, 601;
0.2340, 610;
0.2342, 620;
0.2346, 627;
0.2349, 640;
0.2352, 640;
0.2354, 639;
0.2356, 630;
0.2358, 614;
0.2359, 598;
0.2359, 579;
0.2360, 555;
0.2362, 534;
0.2364, 519;
0.2366, 510;
0.2368, 498;
0.2370, 481;
0.2371, 465;
0.2372, 448;
0.2373, 432;
0.2374, 410;
0.2375, 387;
0.2375, 365;
0.2376, 336;
0.2377, 305;
0.2378, 276;
0.2380, 254;
0.2381, 240;
0.2383, 232;
0.2385, 231;
0.2387, 233;
0.2390, 236;
0.2392, 242;
0.2394, 248;
0.2395, 257;
0.2396, 257;
0.2397, 255;
0.2399, 262;
0.2401, 273;
0.2403, 287;
0.2405, 306;
0.2408, 325;
0.2410, 342;
0.2413, 359;
0.2416, 367;
0.2418, 371;
0.2421, 375;
0.2423, 377;
0.2425, 376;
0.2426, 377;
0.2427, 379;
0.2428, 371;
0.2429, 365;
0.2431, 349;
0.2434, 347;
0.2436, 341;
0.2437, 325;
0.2438, 307;
0.2438, 283;
0.2438, 254;
0.2439, 223;
0.2439, 176;
0.2438, 127;
0.2438, 82;
0.2437, 33;
0.2436, -17;
0.2435, -69;
0.2434, -126;
0.2433, -184;
0.2431, -248;
0.2431, -315;
0.2430, -383;
0.2429, -461;
0.2428, -543;
0.2427, -630;
0.2425, -722;
0.2424, -814;
0.2422, -909;
0.2421, -999;
0.2419, -1084;
0.2416, -1175;
0.2415, -1263;
0.2412, -1353;
0.2409, -1441;
0.2407, -1529;
0.2405, -1616;
0.2403, -1710;
0.2401, -1799;
0.2399, -1883;
0.2397, -1962;
0.2395, -2037;
0.2393, -2114;
0.2390, -2193;
0.2387, -2266;
0.2383, -2370;
0.2377, -2470;
0.2371, -2565;
0.2364, -2682;
0.2358, -2799;
0.2352, -2915;
0.2347, -3026;
0.2342, -3125;
0.2338, -3227;
0.2332, -3323;
0.2327, -3414;
0.2323, -3499;
0.2318, -3580;
0.2313, -3665;
0.2308, -3752;
0.2302, -3841;
0.2297, -3937;
0.2291, -4041;
0.2285, -4139;
0.2279, -4235;
0.2274, -4331;
0.2269, -4421;
0.2265, -4502;
0.2261, -4572;
0.2255, -4647;
0.2250, -4727;
0.2243, -4812;
0.2237, -4902;
0.2231, -4993;
0.2226, -5087;
0.2221, -5177;
0.2217, -5257;
0.2211, -5345;
0.2207, -5422;
0.2204, -5491;
0.2202, -5553;
0.2201, -5598;
0.2201, -5634;
0.2201, -5681;
0.2201, -5723;
0.2200, -5755;
0.2200, -5779;
0.2202, -5792;
0.2206, -5804;
0.2210, -5808;
0.2215, -5800;
0.2220, -5785;
0.2225, -5768;
0.2228, -5761;
0.2234, -5748;
0.2238, -5728;
0.2244, -5722;
0.2251, -5729;
0.2260, -5735;
0.2272, -5736;
0.2284, -5741;
0.2296, -5752;
0.2278, -5758;
0.2340, -6062;
0.2390, -5846;
0.2324, -5710;
0.2396, -5895;
0.2534, -5719;
0.3126, -5415;
0.2223, -4967;
0.1615, -4972;
0.1481, -4468;
0.1282, -3741;
0.1152, -3238;
0.1009, -2729;
0.0834, -2148;
0.0700, -1687;
0.0562, -1433;
0.0425, -1214;
0.0288, -1009;
0.0042, -881;
0.0114, -896;
0.0112, -955;
0.0104, -1050;
0.0126, -1179;
0.0226, -1467;
0.0238, -1765;
0.0248, -1850;
0.0329, -1704;
0.0430, -1809;
0.0624, -2082;
0.0853, -2235;
0.1262, -2209;
0.1790, -2086;
0.2287, -2056;
0.2841, -2140;
0.1505, -2123;
0.1001, -2050;
0.0486, -1971;
-0.0011, -1913;
-0.0582, -1901;
-0.1339, -1889;
-0.2161, -1892;
-0.0877, -1921;
-0.0019, -1961;
0.0635, -2032;
0.1229, -2116;
0.1823, -2187;
0.2506, -2248;
0.3108, -2319;
0.3595, -2405;
0.4046, -2498;
0.4472, -2581;
0.4739, -2675;
0.4881, -2803;
0.5021, -2972;
0.5326, -3131;
0.6041, -3262;
0.4647, -3392;
0.3650, -3522;
0.2995, -3637;
0.2526, -3725;
0.2145, -3789;
0.1815, -3853;
0.1527, -3910;
0.1267, -3966;
0.1049, -4012;
0.0864, -4045;
0.0714, -4046;
0.0589, -4016;
0.0478, -3968;
0.0377, -3909;
0.0289, -3835;
0.0212, -3750;
0.0140, -3651;
0.0075, -3553;
0.0020, -3450;
-0.0028, -3340;
-0.0069, -3219;
-0.0105, -3094;
-0.0139, -2986;
-0.0172, -2893;
-0.0207, -2823;
-0.0239, -2778;
-0.0269, -2747;
-0.0298, -2719;
-0.0323, -2704;
-0.0347, -2699;
-0.0371, -2708;
-0.0398, -2738;
-0.0428, -2777;
-0.0455, -2821;
-0.0484, -2874;
-0.0509, -2920;
-0.0529, -2946;
-0.0547, -2961;
-0.0567, -2983;
-0.0592, -3012;
-0.0617, -3046;
-0.0640, -3086;
-0.0665, -3122;
-0.0686, -3158;
-0.0703, -3188;
-0.0718, -3192;
-0.0729, -3176;
-0.0739, -3148;
-0.0749, -3118;
-0.0760, -3086;
-0.0769, -3055;
-0.0777, -3025;
-0.0785, -2996;
-0.0794, -2972;
-0.0804, -2953;
-0.0812, -2932;
-0.0816, -2892;
-0.0819, -2833;
-0.0819, -2758;
-0.0816, -2659;
-0.0812, -2543;
-0.0811, -2441;
-0.0811, -2353;
-0.0815, -2279;
-0.0820, -2218;
-0.0826, -2164;
-0.0833, -2108;
-0.0840, -2041;
-0.0846, -1967;
-0.0852, -1892;
-0.0857, -1805;
-0.0860, -1708;
-0.0864, -1605;
-0.0867, -1502;
-0.0871, -1396;
-0.0874, -1292;
-0.0876, -1187;
-0.0880, -1094;
-0.0886, -1024;
-0.0893, -978;
-0.0900, -938;
-0.0904, -899;
-0.0909, -855;
-0.0913, -820;
-0.0917, -780;
-0.0918, -730;
-0.0918, -680;
-0.0918, -634;
-0.0919, -592;
-0.0922, -566;
-0.0927, -556;
-0.0933, -563;
-0.0942, -603;
-0.0951, -642;
-0.0959, -681;
-0.0968, -721;
-0.0976, -755;
-0.0984, -796;
-0.0992, -836;
-0.0998, -864;
-0.1002, -882;
-0.1004, -882;
-0.1006, -867;
-0.1007, -841;
-0.1008, -808;
-0.1010, -785;
-0.1014, -770;
-0.1019, -770;
-0.1024, -770;
-0.1028, -764;
-0.1032, -756;
-0.1038, -750;
-0.1043, -744;
-0.1049, -738;
-0.1055, -735;
-0.1060, -732;
-0.1062, -718;
-0.1064, -688;
-0.1066, -663;
-0.1071, -646;
-0.1075, -634;
-0.1080, -629;
-0.1086, -622;
-0.1091, -618;
-0.1097, -609;
-0.1102, -599;
-0.1108, -592;
-0.1113, -582;
-0.1117, -568;
-0.1121, -556;
-0.1125, -548;
-0.1130, -538;
-0.1132, -522;
-0.1135, -507;
-0.1140, -497;
-0.1146, -498;
-0.1153, -515;
-0.1160, -536;
-0.1166, -554;
-0.1173, -570;
-0.1179, -585;
-0.1183, -594;
-0.1188, -605;
-0.1194, -610;
-0.1199, -621;
-0.1206, -633;
-0.1212, -652;
-0.1218, -668;
-0.1224, -683;
-0.1229, -700;
-0.1233, -708;
-0.1237, -707;
-0.1241, -706;
-0.1246, -709;
-0.1251, -722;
-0.1256, -738;
-0.1261, -749;
-0.1264, -754;
-0.1267, -759;
-0.1269, -756;
-0.1271, -753;
-0.1272, -742;
-0.1271, -725;
-0.1270, -701;
-0.1269, -677;
-0.1268, -661;
-0.1269, -647;
-0.1271, -635;
-0.1273, -634;
-0.1276, -628;
-0.1279, -614;
-0.1282, -597;
-0.1285, -574;
-0.1288, -553;
-0.1291, -526;
-0.1294, -498;
-0.1297, -475;
-0.1301, -457;
-0.1305, -445;
-0.1310, -440;
-0.1315, -442;
-0.1321, -451;
-0.1328, -481;
-0.1334, -508;
-0.1340, -529;
-0.1345, -557;
-0.1352, -588;
-0.1357, -611;
-0.1361, -637;
-0.1365, -659;
-0.1369, -684;
-0.1374, -719;
-0.1380, -752;
-0.1385, -791;
-0.1392, -835;
-0.1396, -864;
-0.1399, -881;
-0.1402, -889;
-0.1405, -884;
-0.1407, -879;
-0.1409, -876;
-0.1412, -870;
-0.1417, -876;
-0.1421, -885;
-0.1424, -888;
-0.1427, -887;
-0.1430, -878;
-0.1432, -864;
-0.1434, -845;
-0.1436, -820;
-0.1437, -792;
-0.1437, -751;
-0.1437, -702;
-0.1438, -653;
-0.1439, -611;
-0.1440, -567;
-0.1441, -521;
-0.1441, -469;
-0.1442, -412;
-0.1441, -353;
-0.1442, -292;
-0.1442, -231;
-0.1443, -173;
-0.1444, -122;
-0.1446, -79;
-0.1449, -46;
-0.1453, -22;
-0.1457, -1;
-0.1460, 14;
-0.1464, 26;
-0.1467, 40;
-0.1471, 47;
-0.1475, 50;
-0.1479, 51;
-0.1483, 47;
-0.1486, 42;
-0.1488, 41;
-0.1491, 36;
-0.1496, 17;
-0.1501, -6;
-0.1506, -32;
-0.1511, -59;
-0.1515, -91;
-0.1519, -118;
-0.1521, -139;
-0.1521, -141;
-0.1520, -136;
-0.1520, -130;
-0.1518, -118;
-0.1515, -97;
-0.1511, -65;
-0.1508, -24;
-0.1504, 19;
-0.1502, 58;
-0.1501, 92;
-0.1499, 122;
-0.1496, 155;
-0.1494, 188;
-0.1493, 215;
-0.1493, 241;
-0.1494, 263;
-0.1495, 279;
-0.1496, 285;
-0.1499, 284;
-0.1501, 275;
-0.1505, 255;
-0.1509, 225;
-0.1514, 185;
-0.1521, 137;
-0.1528, 83;
-0.1536, 28;
-0.1542, -26;
-0.1548, -79;
-0.1552, -127;
-0.1554, -176;
-0.1558, -225;
-0.1561, -272;
-0.1562, -320;
-0.1563, -360;
-0.1563, -398;
-0.1564, -433;
-0.1564, -461;
-0.1565, -493;
-0.1565, -524;
-0.1566, -555;
-0.1566, -591;
-0.1566, -618;
-0.1565, -634;
-0.1565, -653;
-0.1564, -668;
-0.1563, -679;
-0.1562, -675;
-0.1560, -663;
-0.1558, -648;
-0.1557, -624;
-0.1554, -596;
-0.1552, -560;
-0.1549, -514;
-0.1546, -462;
-0.1543, -403;
-0.1540, -342;
-0.1537, -277;
-0.1534, -204;
-0.1530, -127;
-0.1526, -37;
-0.1521, 55;
-0.1515, 157;
-0.1511, 260;
-0.1507, 361;
-0.1501, 470;
-0.1496, 581;
-0.1492, 687;
-0.1487, 797;
-0.1482, 914;
-0.1479, 1034;
-0.1474, 1151;
-0.1470, 1269;
-0.1467, 1397;
-0.1463, 1520;
-0.1461, 1639;
-0.1458, 1763;
-0.1454, 1888;
-0.1452, 1993;
-0.1453, 2094;
-0.1452, 2200;
-0.1451, 2286;
-0.1452, 2373;
-0.1452, 2452;
-0.1452, 2509;
-0.1452, 2565;
-0.1443, 2581;
-0.1440, 2597;
-0.1438, 2628;
-0.1433, 2647;
-0.1432, 2635;
-0.1432, 2627;
-0.1426, 2650;
-0.1418, 2700;
-0.1410, 2763;
-0.1403, 2790;
-0.1397, 2814;
-0.1388, 2866;
-0.1380, 2921;
-0.1375, 2954;
-0.1370, 2967;
-0.1365, 2981;
-0.1360, 3007;
-0.1352, 3037;
-0.1345, 3059;
-0.1337, 3091;
-0.1327, 3126;
-0.1317, 3173;
-0.1307, 3216;
-0.1297, 3248;
-0.1289, 3282;
-0.1280, 3314;
-0.1271, 3344;
-0.1262, 3377;
-0.1253, 3401;
-0.1245, 3419;
-0.1236, 3424;
-0.1229, 3423;
-0.1223, 3422;
-0.1216, 3409;
-0.1209, 3395;
-0.1203, 3384;
-0.1194, 3374;
-0.1185, 3371;
-0.1178, 3355;
-0.1173, 3327;
-0.1166, 3296;
-0.1158, 3270;
-0.1149, 3247;
-0.1142, 3218;
-0.1132, 3189;
-0.1119, 3184;
-0.1102, 3208;
-0.1088, 3244;
-0.1073, 3283;
-0.1059, 3314;
-0.1046, 3349;
-0.1031, 3397;
-0.1017, 3448;
-0.1005, 3497;
-0.0993, 3547;
-0.0981, 3593;
-0.0971, 3633;
-0.0960, 3672;
-0.0950, 3711;
-0.0938, 3759;
-0.0930, 3802;
-0.0923, 3836;
-0.0915, 3862;
-0.0906, 3891;
-0.0899, 3918;
-0.0895, 3938;
-0.0896, 3930;
-0.0897, 3908;
-0.0898, 3872;
-0.0901, 3816;
-0.0902, 3762;
-0.0907, 3687;
-0.0917, 3594;
-0.0918, 3509;
-0.0919, 3421;
-0.0928, 3312;
-0.0945, 3182;
-0.0961, 3038;
-0.0976, 2901;
-0.0989, 2760;
-0.1009, 2608;
-0.1024, 2459;
-0.1036, 2308;
-0.1040, 2163;
-0.1031, 2037;
-0.1014, 1924;
-0.0989, 1822;
-0.0955, 1746;
-0.0916, 1685;
-0.0875, 1641;
-0.0833, 1607;
-0.0796, 1579;
-0.0762, 1564;
-0.0728, 1563;
-0.0694, 1588;
-0.0656, 1638;
-0.0623, 1701;
-0.0594, 1772;
-0.0564, 1854;
-0.0538, 1958;
-0.0516, 2064;
-0.0503, 2152;
-0.0496, 2223;
-0.0493, 2276;
-0.0490, 2325;
-0.0492, 2367;
-0.0484, 2405;
-0.0511, 2483;
-0.0481, 2543;
-0.0531, 2513;
-0.0604, 2359;
-0.0686, 2289;
-0.0709, 2221;
-0.0668, 2130;
-0.0357, 2014;
-0.0167, 1845;
-0.0046, 1610;
0.0076, 1388;
0.0169, 1170;
0.0250, 952;
0.0344, 797;
0.0395, 681;
0.0504, 587;
0.0326, 542;
0.0279, 523;
0.0221, 531;
0.0151, 577;
0.0083, 637;
0.0042, 682;
0.0011, 726;
-0.0046, 740;
-0.0047, 730;
-0.0504, 696;
-0.0816, 625;
-0.0953, 587;
-0.0939, 589;
-0.0922, 566;
-0.0915, 551;
-0.0853, 565;
-0.0836, 591;
-0.0819, 625;
-0.0807, 661;
-0.0833, 704;
-0.0872, 766;
-0.0884, 805;
-0.0820, 903;
-0.0771, 949;
-0.0478, 908;
-0.0288, 877;
-0.0165, 810;
-0.0034, 701;
0.0081, 589;
0.0168, 472;
0.0257, 361;
0.0332, 268;
0.0404, 194;
0.0467, 156;
0.0531, 136;
0.0598, 135;
0.0647, 151;
-0.0661, 182;
-0.0747, 217;
-0.0831, 257;
-0.0914, 299;
-0.0961, 332;
-0.1433, 355;
-0.1292, 384;
-0.1121, 391;
-0.0943, 397;
-0.0751, 394;
-0.0576, 369;
-0.0408, 332;
-0.0269, 302;
-0.0151, 277;
-0.0045, 251;
0.0056, 221;
0.0173, 202;
0.0271, 201;
0.0368, 216;
0.0527, 258;
0.0484, 309;
0.0423, 354;
0.0358, 403;
0.0294, 456;
0.0209, 499;
0.0104, 547;
-0.0040, 603;
-0.0169, 670;
-0.0271, 776;
-0.0518, 870;
-0.0476, 895;
-0.0639, 963;
-0.0835, 1024;
-0.0572, 1092;
-0.0404, 1148;
-0.0353, 1166;
-0.0255, 1217;
-0.0195, 1280;
-0.0143, 1309;
-0.0102, 1347;
-0.0075, 1391;
-0.0021, 1435;
0.0018, 1499;
0.0054, 1572;
0.0343, 1667;
0.0404, 1776;
0.0419, 1872;
0.0463, 1955;
0.0485, 2039;
0.0513, 2112;
0.0546, 2175;
0.0592, 2232;
0.0626, 2290;
0.0670, 2337;
0.0710, 2390;
0.0748, 2444;
0.0781, 2507;
0.0811, 2582;
0.0862, 2670;
0.0912, 2781;
0.0961, 2895;
0.1010, 3019;
0.1059, 3134;
0.1110, 3235;
0.1158, 3319;
0.1200, 3384;
0.1240, 3457;
0.1276, 3523;
0.1309, 3573;
0.1345, 3623;
0.1375, 3690;
0.1404, 3760;
0.1432, 3822;
0.1460, 3875;
0.1488, 3943;
0.1515, 4012;
0.1541, 4071;
0.1562, 4133;
0.1581, 4192;
0.1594, 4233;
0.1607, 4245;
0.1618, 4237;
0.1627, 4218;
0.1635, 4178;
0.1642, 4120;
0.1649, 4062;
0.1656, 4013;
0.1663, 3970;
0.1670, 3922;
0.1678, 3873;
0.1686, 3843;
0.1694, 3826;
0.1702, 3813;
0.1711, 3808;
0.1722, 3813;
0.1733, 3836;
0.1747, 3877;
0.1760, 3908;
0.1775, 3934;
0.1792, 3975;
0.1808, 4035;
0.1825, 4075;
0.1841, 4095;
0.1857, 4107;
0.1873, 4120;
0.1888, 4138;
0.1903, 4138;
0.1917, 4115;
0.1929, 4080;
0.1941, 4031;
0.1952, 3967;
0.1963, 3899;
0.1974, 3837;
0.1984, 3783;
0.1994, 3725;
0.2005, 3678;
0.2015, 3627;
0.2025, 3577;
0.2035, 3517;
0.2040, 3436;
0.2043, 3348;
0.2047, 3245;
0.2052, 3134;
0.2058, 3034;
0.2064, 2949;
0.2070, 2871;
0.2077, 2812;
0.2085, 2795;
0.2095, 2804;
0.2106, 2801;
0.2116, 2778;
0.2127, 2759;
0.2140, 2747;
0.2150, 2765;
0.2159, 2757;
0.2167, 2733;
0.2175, 2700;
0.2182, 2667;
0.2188, 2609;
0.2194, 2525;
0.2200, 2430;
0.2205, 2340;
0.2211, 2246;
0.2217, 2136;
0.2223, 2030;
0.2230, 1933;
0.2237, 1842;
0.2243, 1756;
0.2250, 1664;
0.2257, 1587;
0.2264, 1513;
0.2270, 1438;
0.2278, 1378;
0.2287, 1342;
0.2297, 1318;
0.2307, 1307;
0.2318, 1306;
0.2330, 1324;
0.2342, 1355;
0.2354, 1393;
0.2366, 1444;
0.2379, 1502;
0.2390, 1562;
0.2401, 1614;
0.2412, 1654;
0.2422, 1684;
0.2431, 1702;
0.2440, 1705;
0.2448, 1703;
0.2456, 1701;
0.2463, 1701;
0.2469, 1693;
0.2476, 1670;
0.2483, 1639;
0.2490, 1593;
0.2496, 1547;
0.2501, 1492;
0.2507, 1421;
0.2512, 1356;
0.2518, 1282;
0.2523, 1202;
0.2529, 1128;
0.2535, 1058;
0.2541, 996;
0.2547, 943;
0.2554, 890;
0.2559, 839;
0.2565, 790;
0.2571, 747;
0.2576, 715;
0.2582, 691;
0.2588, 672;
0.2594, 652;
0.2599, 635;
0.2604, 614;
0.2610, 599;
0.2615, 579;
0.2620, 557;
0.2626, 539;
0.2633, 533;
0.2640, 530;
0.2647, 528;
0.2654, 532;
0.2661, 538;
0.2666, 549;
0.2671, 561;
0.2676, 566;
0.2680, 568;
0.2683, 557;
0.2686, 540;
0.2688, 517;
0.2689, 485;
0.2691, 450;
0.2693, 417;
0.2695, 388;
0.2697, 363;
0.2698, 342;
0.2699, 314;
0.2699, 288;
0.2699, 252;
0.2699, 213;
0.2699, 174;
0.2699, 136;
0.2700, 102;
0.2700, 67;
0.2700, 33;
0.2700, -3;
0.2701, -32;
0.2700, -70;
0.2701, -98;
0.2702, -120;
0.2704, -139;
0.2706, -152;
0.2707, -158;
0.2709, -169;
0.2711, -172;
0.2713, -176;
0.2714, -185;
0.2715, -199;
0.2713, -220;
0.2712, -252;
0.2710, -296;
0.2708, -349;
0.2706, -403;
0.2704, -464;
0.2702, -533;
0.2699, -604;
0.2695, -681;
0.2691, -756;
0.2688, -838;
0.2684, -928;
0.2680, -1017;
0.2677, -1111;
0.2673, -1202;
0.2671, -1290;
0.2668, -1383;
0.2666, -1468;
0.2664, -1550;
0.2661, -1617;
0.2658, -1686;
0.2655, -1756;
0.2653, -1806;
0.2651, -1861;
0.2650, -1910;
0.2648, -1946;
0.2647, -1981;
0.2646, -2010;
0.2644, -2038;
0.2643, -2064;
0.2642, -2090;
0.2640, -2113;
0.2638, -2128;
0.2636, -2133;
0.2634, -2131;
0.2631, -2126;
0.2628, -2122;
0.2624, -2127;
0.2620, -2145;
0.2614, -2170;
0.2608, -2201;
0.2602, -2232;
0.2594, -2265;
0.2587, -2303;
0.2579, -2333;
0.2571, -2363;
0.2562, -2391;
0.2553, -2418;
0.2544, -2447;
0.2535, -2484;
0.2526, -2524;
0.2516, -2567;
0.2506, -2612;
0.2496, -2659;
0.2486, -2706;
0.2476, -2754;
0.2466, -2803;
0.2456, -2847;
0.2446, -2890;
0.2436, -2934;
0.2426, -2981;
0.2415, -3038;
0.2405, -3098;
0.2394, -3160;
0.2383, -3228;
0.2373, -3297;
0.2362, -3363;
0.2352, -3432;
0.2341, -3511;
0.2332, -3586;
0.2322, -3656;
0.2313, -3720;
0.2304, -3780;
0.2296, -3844;
0.2288, -3904;
0.2280, -3959;
0.2272, -4013;
0.2263, -4074;
0.2255, -4125;
0.2248, -4161;
0.2242, -4181;
0.2236, -4200;
0.2230, -4204;
0.2224, -4194;
0.2219, -4174;
0.2213, -4144;
0.2207, -4117;
0.2199, -4082;
0.2190, -4052;
0.2182, -4025;
0.2174, -3982;
0.2165, -3934;
0.2155, -3898;
0.2144, -3866;
0.2133, -3830;
0.2120, -3788;
0.2107, -3750;
0.2093, -3721;
0.2078, -3691;
0.2065, -3666;
0.2050, -3644;
0.2036, -3622;
0.2021, -3594;
0.2006, -3561;
0.1990, -3536;
0.1973, -3519;
0.1957, -3507;
0.1942, -3505;
0.1927, -3505;
0.1913, -3515;
0.1902, -3530;
0.1890, -3545;
0.1880, -3563;
0.1869, -3581;
0.1858, -3601;
0.1846, -3624;
0.1836, -3651;
0.1826, -3683;
0.1818, -3736;
0.1808, -3787;
0.1800, -3837;
0.1792, -3895;
0.1784, -3966;
0.1777, -4044;
0.1774, -4124;
0.1776, -4198;
0.1778, -4266;
0.1783, -4330;
0.1788, -4380;
0.1745, -4368;
0.1724, -4659;
0.1730, -4446;
0.1789, -4319;
0.1932, -4467;
0.1765, -4278;
0.1604, -3774;
0.1454, -3376;
0.1305, -3038;
0.1176, -2680;
0.1039, -2190;
0.0912, -1692;
0.0808, -1347;
0.0719, -1049;
0.0632, -763;
0.0528, -598;
0.1040, -540;
0.1140, -575;
0.1201, -658;
0.1249, -780;
0.1284, -949;
0.1314, -1090;
0.1340, -1190;
0.1374, -1256;
0.1446, -1263;
0.1589, -1270;
0.2453, -1232;
0.2113, -1161;
0.1921, -1074;
0.1754, -972;
0.1576, -842;
0.1414, -706;
0.1270, -584;
0.1152, -475;
0.1036, -368;
0.0946, -275;
0.0868, -201;
0.0792, -136;
0.0708, -81;
0.0593, -34;
0.0249, -3;
0.1066, 15;
0.1198, 17;
0.1244, 7;
0.1299, -11;
0.1335, -35;
0.1353, -61;
0.1360, -89;
0.1366, -113;
0.1343, -144;
0.1317, -175;
0.1285, -202;
0.1273, -237;
0.1248, -262;
0.1181, -261;
0.1140, -248;
0.1144, -245;
0.1166, -234;
0.1281, -215;
-0.0078, -194;
0.0186, -176;
-0.0519, -158;
-0.1199, -136;
-0.2103, -131;
-0.1753, -99;
-0.2571, -110;
-0.2304, -129;
-0.1234, -96;
-0.0128, -75;
-0.0034, -88;
0.0734, -68;
0.1116, -83;
0.1531, -69;
0.1734, -63;
0.1953, -76;
0.1996, -71;
0.2212, -75;
0.2271, -74;
0.2211, -79;
0.2138, -83;
0.2055, -95;
0.2072, -96;
0.2038, -96;
0.1985, -100;
0.1865, -106;
0.1715, -119;
0.1647, -128;
0.1559, -130;
0.1486, -139;
0.1513, -148;
0.1542, -151;
0.1475, -153;
0.1405, -150;
0.1401, -145;
0.1378, -145;
0.0728, -136;
0.0371, -125;
0.0196, -113;
0.0154, -101;
0.0104, -87;
0.0059, -74;
0.0037, -59;
-0.0017, -44;
-0.0165, -30;
-0.0188, -24;
-0.0173, -2;
-0.0305, 17;
-0.0301, 30;
-0.0300, 40;
-0.0570, 53;
-0.0804, 64;
-0.1242, 79;
-0.0587, 82;
-0.0034, 82;
0.0158, 85;
0.0146, 81;
0.0161, 77;
0.0252, 68;
0.0300, 54;
0.0300, 44;
0.0283, 31;
0.0295, 17;
0.0336, 0;
0.0361, -14;
0.0424, -29;
0.0525, -39;
0.0640, -51;
0.0732, -63;
0.0854, -69;
0.0979, -74;
0.1063, -76;
0.1214, -79;
0.1497, -78;
0.1704, -74;
0.1920, -67;
0.2652, -59;
0.1944, -49;
0.1464, -38;
0.1237, -25;
0.1138, -10;
0.1011, 3;
0.0912, 14;
0.0821, 27;
0.0630, 39;
0.0383, 47;
-0.0018, 54;
-0.0645, 58;
-0.1778, 61;
-0.0575, 64;
-0.0005, 74;
-0.0094, 79;
0.0056, 67;
0.1123, 77;
0.1210, 56;
0.1272, 56;
0.1289, 39;
0.1236, 32;
0.1190, 22;
0.1095, 5;
0.1035, -5;
0.1034, -19;
0.1054, -28;
0.1084, -36;
0.1103, -48;
0.1168, -55;
0.1326, -58;
0.1534, -62;
0.1712, -61;
0.1873, -61;
0.1723, -53;
0.0957, -46;
0.0458, -40;
0.0390, -32;
0.0315, -22;
0.0255, -8;
0.0200, 0;
0.0104, 7;
-0.0015, 15;
-0.0049, 22;
-0.0133, 29;
-0.0261, 35;
-0.0491, 39;
-0.0750, 45;
-0.1230, 50;
-0.1802, 57;
-0.0500, 58;
0.0600, 59;
0.1203, 60;
0.1564, 61;
0.1477, 58;
0.1412, 44;
0.1438, 50;
0.1575, 36;
0.1526, 26;
0.1461, 10;
0.1407, -4;
0.1389, -13;
0.1385, -31;
0.1412, -42;
0.1549, -55;
0.1509, -58;
0.1460, -64;
0.1020, -69;
0.0881, -69;
0.0690, -61;
0.0481, -52;
0.0357, -48;
0.0328, -38;
0.0247, -21;
0.0095, -4;
-0.0037, 6;
-0.0034, 15;
-0.0073, 26;
-0.0132, 38;
-0.0253, 47;
-0.0361, 49;
-0.0424, 51;
-0.0541, 52;
-0.0655, 55;
-0.0459, 51;
-0.0238, 46;
-0.0125, 39;
0.0011, 37;
0.0162, 35;
0.0336, 27;
0.0563, 19;
0.0775, 12;
0.0871, 9;
0.0891, 5;
0.0965, -3;
0.1126, -8;
0.1248, -15;
0.1351, -19;
0.1369, -26;
0.1280, -33;
0.1178, -39;
0.1163, -43;
0.1143, -45;
0.1051, -48;
0.0879, -48;
0.0338, -48;
-0.0038, -44;
-0.0035, -37;
-0.0139, -31;
-0.0155, -21;
-0.0143, -10;
-0.0206, -1;
-0.0190, 6;
-0.0174, 16;
-0.0160, 26;
-0.0148, 34;
-0.0263, 40;
-0.0286, 46;
-0.0421, 50;
-0.0387, 52;
-0.0099, 52;
-0.0044, 50;
0.0048, 46;
0.0152, 40;
0.0174, 34;
0.0160, 29;
0.0238, 23;
0.0317, 14;
0.0375, 5;
0.0447, -1;
0.0533, -7;
0.0581, -11;
0.0535, -16;
0.0525, -20;
0.0625, -20;
0.0657, -21;
0.0727, -24;
0.0777, -25;
0.0890, -26;
0.0322, -28;
0.0297, -26;
0.0229, -24;
0.0210, -23;
0.0085, -18;
-0.0054, -15;
-0.0182, -9;
-0.0167, -2;
-0.0242, 4;
-0.0280, 11;
-0.0321, 18;
-0.0334, 25;
-0.0307, 32;
-0.0484, 37;
-0.0617, 42;
-0.0747, 46;
-0.1003, 48;
-0.1612, 50;
-0.0514, 47;
0.0203, 44;
0.0619, 39;
0.0748, 33;
0.0870, 28;
0.1243, 22;
0.1468, 13;
0.1625, 6;
0.1878, -2;
0.2190, -9;
0.2442, -14;
0.2717, -19;
0.2757, -22;
0.2794, -24;
0.2894, -25;
0.2662, -26;
0.2707, -26;
0.3376, -24;
0.3106, -23;
0.3115, -24;
0.1609, -22;
0.2480, -17;
0.1282, -14;
0.1179, -10;
0.0828, -7;
0.0761, -1;
0.0661, 5;
0.0508, 9;
0.0335, 17;
-0.0162, 24;
-0.1405, 33;
-0.2550, 37;
-0.2150, 38;
-0.1277, 43;
-0.0679, 42;
0.0100, 43;
0.0817, 38;
0.1316, 32;
0.1557, 26;
0.1784, 20;
0.2068, 13;
0.2361, 6;
0.2629, -1;
];


[AA, BB] = size(Data);
maxV = max(max(Data(:,2)),abs(min(Data(:,2))));

figure,hold on
plot(Data(:,1),'r')
plot(Data(:,2)/maxV,'b')
grid on
